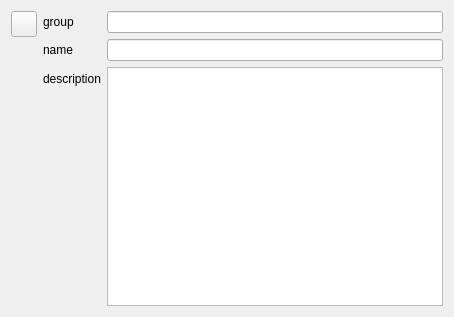
<?xml version="1.0" encoding="UTF-8"?>
<ui version="4.0">
 <class>ConfigOptions</class>
 <widget class="QWizardPage" name="ConfigOptions">
  <property name="geometry">
   <rect>
    <x>0</x>
    <y>0</y>
    <width>454</width>
    <height>317</height>
   </rect>
  </property>
  <property name="minimumSize">
   <size>
    <width>450</width>
    <height>0</height>
   </size>
  </property>
  <property name="windowTitle">
   <string>ConfigOptions</string>
  </property>
  <property name="title">
   <string>Config Options</string>
  </property>
  <layout class="QGridLayout" name="gridLayout">
   <item row="0" column="0">
    <widget class="QPushButton" name="uiIconBTN">
     <property name="minimumSize">
      <size>
       <width>26</width>
       <height>26</height>
      </size>
     </property>
     <property name="maximumSize">
      <size>
       <width>26</width>
       <height>26</height>
      </size>
     </property>
     <property name="text">
      <string/>
     </property>
     <property name="iconSize">
      <size>
       <width>24</width>
       <height>24</height>
      </size>
     </property>
    </widget>
   </item>
   <item row="0" column="1" rowspan="2">
    <layout class="QFormLayout" name="formLayout">
     <item row="0" column="0">
      <widget class="QLabel" name="label">
       <property name="text">
        <string>group</string>
       </property>
      </widget>
     </item>
     <item row="0" column="1">
      <widget class="QLineEdit" name="uiGroupTXT"/>
     </item>
     <item row="1" column="0">
      <widget class="QLabel" name="label_2">
       <property name="text">
        <string>name</string>
       </property>
      </widget>
     </item>
     <item row="1" column="1">
      <widget class="QLineEdit" name="uiNameTXT"/>
     </item>
     <item row="2" column="0">
      <widget class="QLabel" name="label_3">
       <property name="text">
        <string>description</string>
       </property>
      </widget>
     </item>
     <item row="2" column="1">
      <widget class="QTextEdit" name="uiDescriptionTXT"/>
     </item>
    </layout>
   </item>
   <item row="1" column="0">
    <spacer name="verticalSpacer">
     <property name="orientation">
      <enum>Qt::Vertical</enum>
     </property>
     <property name="sizeHint" stdset="0">
      <size>
       <width>20</width>
       <height>264</height>
      </size>
     </property>
    </spacer>
   </item>
  </layout>
 </widget>
 <resources/>
 <connections/>
</ui>
